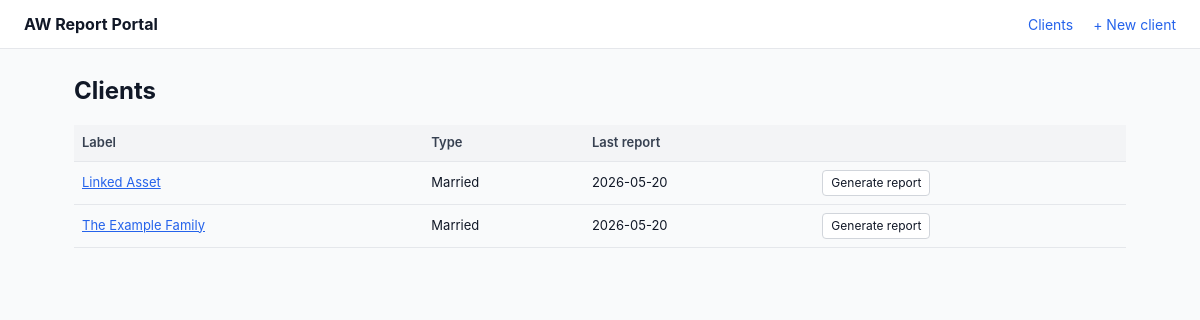
The page / on the database its author committed.
### tables this page shows
CREATE TABLE clients (
    id INTEGER PRIMARY KEY AUTOINCREMENT,
    label TEXT NOT NULL,
    is_married INTEGER NOT NULL DEFAULT 0,

    client1_name TEXT NOT NULL,
    client1_dob TEXT NOT NULL,
    client1_ssn_last4 TEXT,

    client2_name TEXT,
    client2_dob TEXT,
    client2_ssn_last4 TEXT,

    monthly_salary REAL NOT NULL DEFAULT 0,
    client1_salary REAL NOT NULL DEFAULT 0,
    client2_salary REAL NOT NULL DEFAULT 0,
    monthly_expense_budget REAL NOT NULL DEFAULT 0,
    private_reserve_target_override REAL,

    trust_property_address TEXT,

    created_at TEXT DEFAULT CURRENT_TIMESTAMP,
    updated_at TEXT DEFAULT CURRENT_TIMESTAMP
);

### app.py (the view)
    @app.route("/")
    def index():
        rows = dbmod.query(
            """
            SELECT c.*, (
                SELECT MAX(r.report_date) FROM reports r WHERE r.client_id = c.id
            ) AS last_report_date
            FROM clients c
            ORDER BY c.label
            """
        )
        return render_template("index.html", clients=rows)

### db.py (called while the page is built)
def get_db():
    if "db" not in g:
        g.db = sqlite3.connect(current_app.config["DATABASE_PATH"])
        g.db.row_factory = sqlite3.Row
        g.db.execute("PRAGMA foreign_keys = ON")
    return g.db

def query(sql: str, args: tuple = (), one: bool = False):
    cur = get_db().execute(sql, args)
    rows = cur.fetchall()
    cur.close()
    return (rows[0] if rows else None) if one else rows

### templates/index.html
{% extends "base.html" %}
{% block content %}
<h1>Clients</h1>
{% if not clients %}
  <p class="empty">No clients yet. <a href="{{ url_for('client_new') }}">Add the first one →</a></p>
{% else %}
  <table class="data">
    <thead>
      <tr><th>Label</th><th>Type</th><th>Last report</th><th></th></tr>
    </thead>
    <tbody>
      {% for c in clients %}
        <tr>
          <td><a href="{{ url_for('client_detail', client_id=c.id) }}">{{ c.label }}</a></td>
          <td>{{ "Married" if c.is_married else "Single" }}</td>
          <td>{{ c.last_report_date or "—" }}</td>
          <td><a class="btn small" href="{{ url_for('report_new', client_id=c.id) }}">Generate report</a></td>
        </tr>
      {% endfor %}
    </tbody>
  </table>
{% endif %}
{% endblock %}

### static/style.css (style rules this page uses)
:root { --blue: #2563eb; --blue-dark: #1d4ed8; --green: #16a34a; --red: #dc2626; --gray-50: #f9fafb; --gray-100: #f3f4f6; --gray-200: #e5e7eb; --gray-300: #d1d5db; --gray-500: #6b7280; --gray-700: #374151; --gray-900: #111827; }
* { box-sizing: border-box; }
body { margin: 0; font-family: -apple-system, system-ui, "Segoe UI", Roboto, sans-serif; color: var(--gray-900); background: var(--gray-50); font-size: 14px; line-height: 1.5; }
a { color: var(--blue); }
h1 { font-size: 24px; margin: 0 0 16px; }
table.data, table.accounts, table.deductibles, table.balances { width: 100%; border-collapse: collapse; }
table.data th, table.data td, table.balances th, table.balances td, table.accounts th, table.accounts td, table.deductibles th, table.deductibles td { text-align: left; padding: 8px; border-bottom: 1px solid var(--gray-200); font-size: 13px; }
table.data th, table.balances th, table.accounts th, table.deductibles th { background: var(--gray-100); font-weight: 600; color: var(--gray-700); }
.btn { display: inline-block; padding: 6px 12px; border: 1px solid var(--gray-300); border-radius: 4px; background: white; color: var(--gray-900); text-decoration: none; cursor: pointer; font-size: 13px; font-family: inherit; }
.btn.small { padding: 3px 8px; font-size: 12px; }

### rows shown on the page
clients: label "Linked Asset", is_married "Married", last_report_date "2026-05-20"
clients: label "The Example Family", is_married "Married", last_report_date "2026-05-20"
